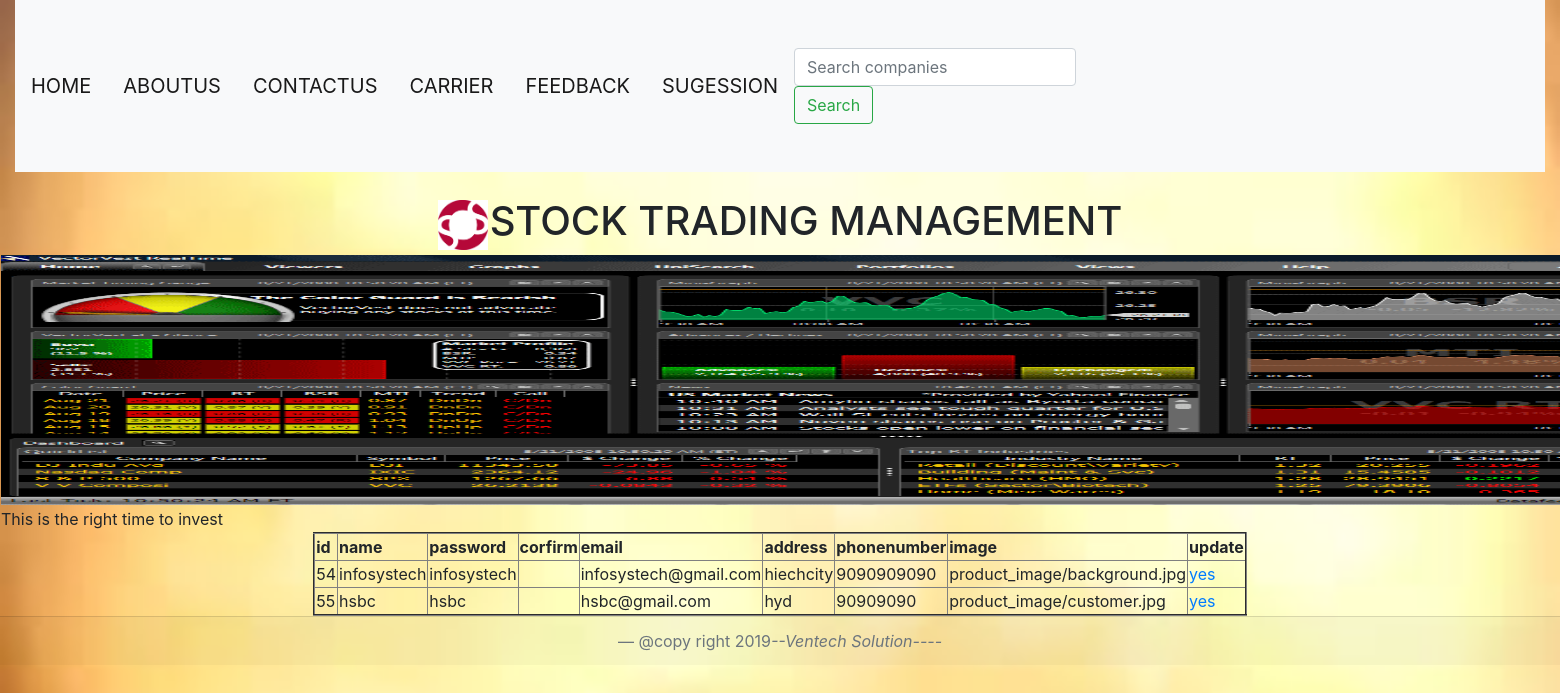
Page /update_company/ on the committed database.
### app/models.py (models this page shows)
class Add_Company(models.Model):
        name=models.CharField(max_length=30)
        symbol=models.CharField(max_length=1)
        password=models.CharField(max_length=10)
        email=models.EmailField(max_length=30)
        address=models.CharField(max_length=30)
        phonenumber=models.IntegerField()
        select=models.CharField(max_length=10)
        image=models.ImageField(upload_to='product_image/')

### templates/update_company.html (shortened to what this page needs)
<!DOCTYPE html>
<html lang="en">
<head>
</head>
<body>
{% include 'header.html' %}
 {% if object_list %}
<table align="center" border="2">
    <tr>
        <th>id</th>
        <th>name</th>
        <th>password</th>
        <th>corfirm</th>
        <th>email</th>
        <th>address</th>
        <th>phonenumber</th>
        <th>image</th>
        <th>update</th>
    </tr>
    {% for x in object_list %}
    <tr>
        <td>{{ x.id }}</td>
        <td>{{ x.name}}</td>
        <td>{{ x.password }}</td>
        <th>{{ x.confirm }}</th>
        <td>{{ x.email }}</td>
        <td>{{ x.address }}</td>
        <td>{{ x.phonenumber }}</td>
        <td>{{ x.image }}</td>
        <td><a href="/update/?id={{ x.id  }}">yes</a></td>
    </tr>
    {% endfor %}
        {% else %}
<tr>
    <td colspan="8">no data available</td>
</tr>
{% endif %}
</table>
{% include 'footer.html' %}
</body>
</html>

### templates/header.html (style rules this page uses)
body { text-align:center; background-size: cover; background-repeat:no-repeat; }

### rows in the picture
Add_Company: id "54", name "infosystech", password "infosystech", email "infosystech@gmail.com", address "hiechcity", phonenumber "9090909090", image "product_image/background.jpg"
Add_Company: id "55", name "hsbc", password "hsbc", email "hsbc@gmail.com", address "hyd", phonenumber "90909090", image "product_image/customer.jpg"
